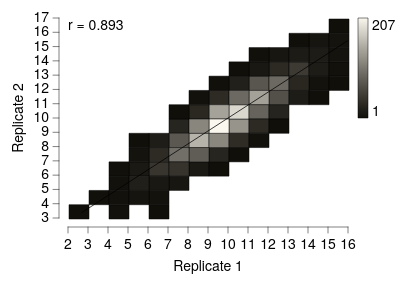

Express this chart as Vega-Lite.
### Vega-Lite specification from a JSON file in a GitHub repository (floating-point values rounded to 4 significant figures; data arrays with more than 128 entries replaced by an {"elided": "..."} marker saying what was removed)
{"background": null, "config": {"arc": {"fill": "#DBDBDB", "fillOpacity": 1.0, "innerRadius": 25.0, "padAngle": 0.03, "stroke": "black", "strokeOpacity": 1, "strokeWidth": 0.25}, "area": {"fill": "#DBDBDB", "fillOpacity": 1.0, "stroke": "black", "strokeOpacity": 1, "strokeWidth": 0.25}, "axis": {"domain": true, "domainCap": "round", "domainColor": "black", "domainWidth": 0.25, "grid": false, "gridCap": "round", "gridColor": "#F1F1F1", "gridDash": [0, 0], "gridOpacity": 1.0, "gridWidth": 0.25, "labelColor": "black", "labelFont": "Helvetica Neue, HelveticaNeue, Helvetica, Arial, sans-serif", "labelFontSize": 7, "labelFontStyle": "normal", "labelFontWeight": 400, "offset": 4.5, "ticks": true, "tickCap": "round", "tickColor": "black", "tickRound": false, "tickSize": 3, "tickWidth": 0.25, "titleColor": "black", "titleFont": "Helvetica Neue, HelveticaNeue, Helvetica, Arial, sans-serif", "titleFontSize": 7, "titleFontStyle": "normal", "titleFontWeight": 400}, "axisX": {"domain": true, "labelAlign": "center", "labelAngle": 0, "labels": true, "ticks": true, "translate": 0}, "axisY": {"domain": true, "labelAlign": "right", "labelAngle": 0, "labels": true, "ticks": true, "translate": 0}, "axisRight": {"domain": true, "labelAlign": "left", "labelAngle": 0, "labels": true, "ticks": true, "translate": 0}, "axisTop": {"domain": true, "labelAlign": "center", "labelAngle": 0, "labels": true, "ticks": true, "translate": 0}, "axisBand": {"tickOffset": 0}, "bar": {"fill": "#DBDBDB", "fillOpacity": 1.0, "stroke": "black", "strokeOpacity": 1, "strokeWidth": 0.25}, "boxplot": {"size": 9.0, "ticks": {"cornerRadius": 0.25, "fill": "black", "opacity": 1, "size": 4.5, "thickness": 0.25}, "box": {"fillOpacity": 1.0, "stroke": "black", "strokeOpacity": 1, "strokeWidth": 0.25}, "median": {"cornerRadius": 0, "fill": "black", "fillOpacity": 1.0, "opacity": 1, "size": 9.0, "thickness": 0.25}, "rule": {"fill": "black", "fillOpacity": 1.0, "size": 10.0, "stroke": "black", "strokeDash": [0, 0], "strokeOpacity": 1, "strokeWidth": 0.25}, "outliers": {"color": "black", "fill": "black", "fillOpacity": 1.0, "size": 0, "stroke": "black", "strokeOpacity": 1, "strokeWidth": 0.25}}, "circle": {"fill": "black", "fillOpacity": 1.0, "size": 1.25, "stroke": null, "strokeOpacity": 1, "strokeWidth": 0.25}, "errorband": {"band": {"fillOpacity": 0.6, "stroke": null, "strokeWidth": 0.25, "strokeOpacity": 1}, "borders": {"opacity": 0, "strokeOpacity": 0.25, "strokeWidth": 1}}, "errorbar": {"opacity": 1, "rule": {"strokeDash": [0, 0], "strokeWidth": 0.25}, "ticks": {"color": "black", "cornerRadius": 0.125, "opacity": 1, "size": 6.0, "thickness": 0.25}, "thickness": 0.25}, "font": "Helvetica Neue, HelveticaNeue, Helvetica, Arial, sans-serif", "geoshape": {"fill": "#DBDBDB", "fillOpacity": 1.0, "stroke": "black", "strokeOpacity": 1, "strokeWidth": 0.25}, "header": {"labelColor": "black", "labelFont": "Helvetica Neue, HelveticaNeue, Helvetica, Arial, sans-serif", "labelFontSize": 7, "labelFontStyle": "normal", "labelFontWeight": 400, "titleColor": "black", "titleFont": "Helvetica Neue, HelveticaNeue, Helvetica, Arial, sans-serif", "titleFontSize": 7, "titleFontStyle": "normal", "titleFontWeight": 400, "titlePadding": 0}, "legend": {"disable": false, "offset": 4.5, "titlePadding": 4, "labelOffset": 2, "gradientLabelOffset": 2, "gradientLength": 50.0, "gradientThickness": 5.0, "gradientOpacity": 1.0, "gradientStrokeColor": "black", "gradientStrokeWidth": 0.25, "labelColor": "black", "labelFont": "Helvetica Neue, HelveticaNeue, Helvetica, Arial, sans-serif", "labelFontSize": 7, "labelFontStyle": "normal", "labelFontWeight": 400, "strokeColor": "black", "strokeWidth": 0, "symbolSize": 42, "symbolStrokeColor": "black", "symbolStrokeWidth": 0.25, "titleColor": "black", "titleFont": "Helvetica Neue, HelveticaNeue, Helvetica, Arial, sans-serif", "titleFontSize": 7, "titleFontStyle": "normal", "titleFontWeight": 400}, "line": {"color": "black", "stroke": "black", "strokeCap": "round", "strokeDash": [0, 0], "strokeOpacity": 1, "strokeWidth": 0.375}, "point": {"filled": true, "fill": "#DBDBDB", "fillOpacity": 1.0, "size": 5.0, "stroke": "black", "strokeOpacity": 1, "strokeWidth": 0.25}, "range": {"category": ["#5CA7B1", "#CDDEF3", "#B7B3E4", "#B3DAB5", "#F5E1B3", "#3D727B", "#8AA8D2", "#867DAC", "#80A988", "#CBB17A", "#204148", "#59719A", "#584C77", "#507B5F", "#9D824D"], "diverging": {"scheme": ["#C35082", "#CE6D94", "#D989A7", "#E2A4BA", "#EABFCE", "#F1DBE2", "#F6F6F6", "#D7E0EB", "#B9CBE0", "#9BB6D5", "#7DA1C9", "#5F8CBD", "#4177B1"]}, "heatmap": {"scheme": ["#110F09", "#22201A", "#34322B", "#47453E", "#5B5951", "#706D66", "#86837B", "#9C9991", "#B2AFA7", "#CAC7BE", "#E1DED6", "#FAF7EE"]}, "ordinal": {"scheme": ["#F1F1F1", "#DBDBDB", "#C6C6C6", "#B2B2B2", "#9D9D9D", "#898989", "#767676", "#636363", "#515151", "#404040", "#2F2F2F", "#1F1F1F"]}, "ramp": {"scheme": ["#32022B", "#43044D", "#4C196E", "#4D338C", "#484DA6", "#3A68BB", "#1D83CA", "#1D9CCB", "#23B5C9", "#28CDC5", "#4DE0B4", "#91EE9F"]}}, "rule": {"color": "black", "stroke": "black", "strokeCap": "round", "strokeDash": [2, 2], "strokeOpacity": 1, "strokeWidth": 0.25}, "scale": {"bandPaddingInner": 0.1, "bandPaddingOuter": 0.1, "round": false}, "rect": {"fill": "#DBDBDB", "fillOpacity": 1.0, "stroke": "black", "strokeOpacity": 1, "strokeWidth": 0.25}, "square": {"fill": "#DBDBDB", "fillOpacity": 1.0, "size": 10.0, "stroke": "black", "strokeOpacity": 1, "strokeWidth": 0.25}, "text": {"color": "black", "font": "Helvetica Neue, HelveticaNeue, Helvetica, Arial, sans-serif", "fontSize": 7, "fontStyle": "normal", "fontWeight": 400}, "tick": {"color": "black", "cornerRadius": 0.125, "opacity": 1.0, "size": 9.0, "thickness": 0.25}, "title": {"anchor": "middle", "frame": "group", "color": "black", "font": "Helvetica Neue, HelveticaNeue, Helvetica, Arial, sans-serif", "fontSize": 7, "fontStyle": "normal", "fontWeight": 400, "subtitleColor": "black", "subtitleFont": "Helvetica Neue, HelveticaNeue, Helvetica, Arial, sans-serif", "subtitleFontSize": "Helvetica Neue, HelveticaNeue, Helvetica, Arial, sans-serif", "subtitleFontStyle": "normal", "subtitleFontWeight": 400}, "trail": {"color": "black", "opacity": 1, "size": 0.375}, "view": {"continuousWidth": 140, "continuousHeight": 100, "discreteWidth": 140, "discreteHeight": 100, "fill": null, "stroke": null, "strokeWidth": 0.25}}, "layer": [{"data": {"name": "data-c3453f9bca61042f9335852521770735"}, "mark": {"type": "rect"}, "encoding": {"color": {"aggregate": "count", "title": null, "type": "quantitative"}, "x": {"bin": {"maxbins": 24}, "field": "rep1", "title": "Replicate 1", "type": "quantitative"}, "y": {"bin": {"maxbins": 24}, "field": "rep2", "title": "Replicate 2", "type": "quantitative"}}}, {"layer": [{"data": {"name": "data-a3b76286ade9bf437b3d2203123b9ea2"}, "mark": {"type": "line"}, "encoding": {"x": {"field": "rep1", "type": "quantitative"}, "y": {"field": "rep2", "type": "quantitative"}}}, {"data": {"values": [{"__dysonsphere__": 1}]}, "mark": {"type": "text", "align": "left", "angle": 0, "baseline": "top", "dx": 0, "dy": 0, "fontSize": 7, "opacity": 1.0}, "encoding": {"text": {"value": "r = 0.893"}, "x": {"value": 0}, "y": {"value": 0}}}], "name": "__dysonsphere_3cd12293868eb54c_35"}], "$schema": "https://vega.github.io/schema/vega-lite/v6.4.1.json", "datasets": {"data-c3453f9bca61042f9335852521770735": {"elided": "2500 records"}, "data-a3b76286ade9bf437b3d2203123b9ea2": [{"rep1": 2.678, "rep2": 3.369, "__dysonsphere__": 1}, {"rep1": 15.98, "rep2": 15.4, "__dysonsphere__": 1}]}}
